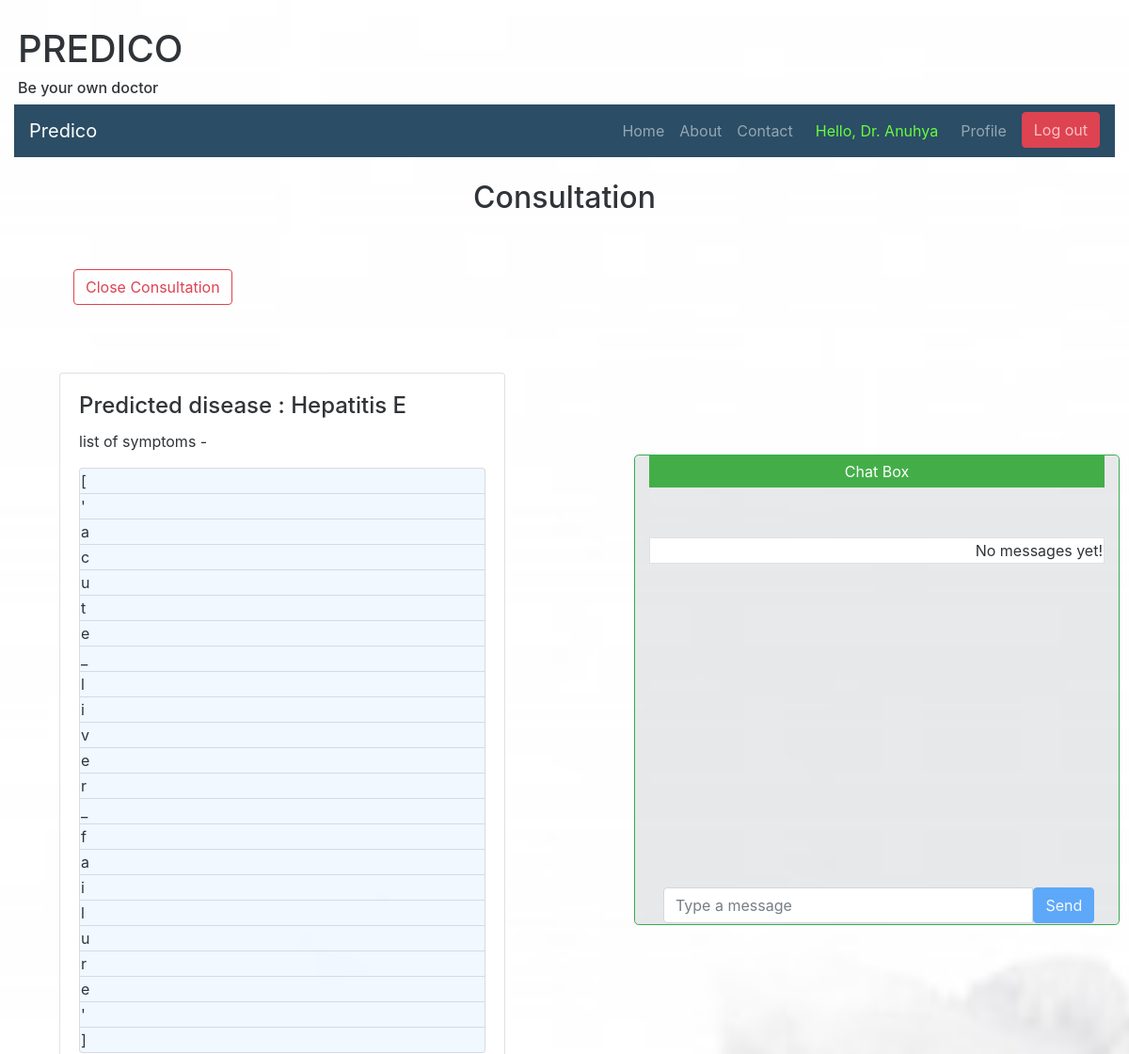
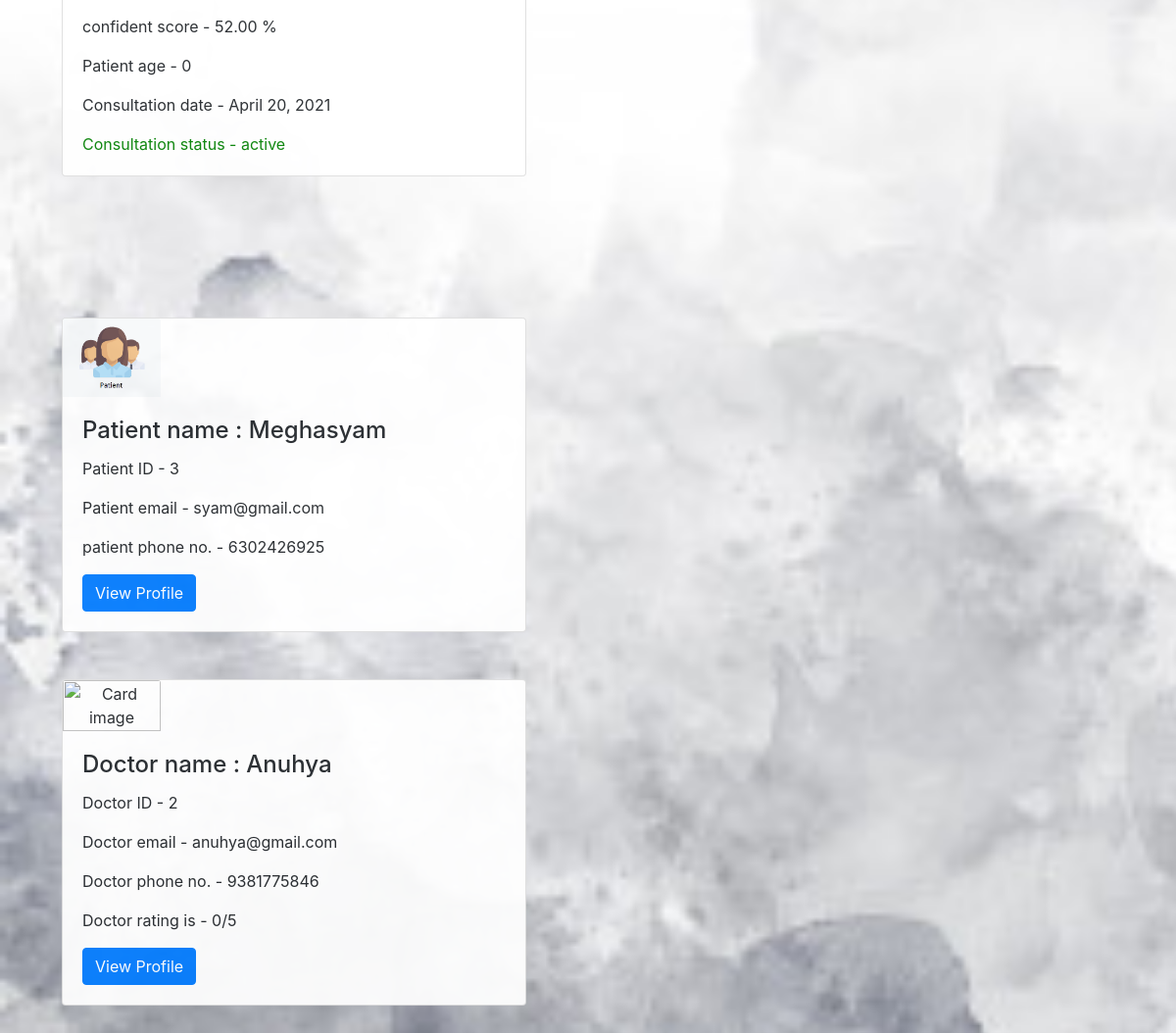
The app's page /consultationview/1 (signed in) with its own data (2 pictures, top to bottom).
### main_app/models.py (models this page shows)
class doctor(models.Model):
    user = models.OneToOneField(User, on_delete=models.CASCADE, primary_key=True)
    is_patient = models.BooleanField(default=False)
    is_doctor = models.BooleanField(default=True)
    name = models.CharField(max_length = 50)
    dob = models.DateField()
    address = models.CharField(max_length = 100)
    mobile_no = models.CharField(max_length = 15)
    gender = models.CharField(max_length = 10)
    registration_no = models.CharField(max_length = 20)
    year_of_registration = models.DateField()
    qualification = models.CharField(max_length = 20)
    State_Medical_Council = models.CharField(max_length = 30)
    specialization = models.CharField(max_length = 30)
    rating = models.IntegerField(default=0)

class consultation(models.Model):
    patient = models.ForeignKey(patient ,null=True, on_delete=models.SET_NULL)
    doctor = models.ForeignKey(doctor ,null=True, on_delete=models.SET_NULL)
    diseaseinfo = models.OneToOneField(diseaseinfo, null=True, on_delete=models.SET_NULL)
    consultation_date = models.DateField()
    status = models.CharField(max_length = 20)

class diseaseinfo(models.Model):
    patient = models.ForeignKey(patient , null=True, on_delete=models.SET_NULL)
    diseasename = models.CharField(max_length = 200)
    no_of_symp = models.IntegerField()
    symptomsname = models.CharField(max_length=200)
    confidence = models.DecimalField(max_digits=5, decimal_places=2)
    consultdoctor = models.CharField(max_length = 200)

class patient(models.Model):
    user = models.OneToOneField(User, on_delete=models.CASCADE, primary_key=True)
    is_patient = models.BooleanField(default=True)
    is_doctor = models.BooleanField(default=False)
    name = models.CharField(max_length = 50)
    dob = models.DateField()
    address = models.CharField(max_length = 100)
    mobile_no = models.CharField(max_length = 15)
    gender = models.CharField(max_length = 10)
    @property
    def age(self):
        today = date.today()
        db = self.dob
        age = today.year - db.year
        if today.month < db.month or today.month == db.month and today.day < db.day:
            age -= 1
        return age

### main_app/views.py (the view)
# urls.py: path('consultationview/<int:consultation_id>', views.consultationview , name='consultationview'),
def  consultationview(request,consultation_id):
    if request.method == 'GET':
      request.session['consultation_id'] = consultation_id
      consultation_obj = consultation.objects.get(id=consultation_id)
      return render(request,'consultation/consultation.html', {"consultation":consultation_obj })

### templates/consultation/consultation.html (shortened to what this page needs)
{% extends "basic.html" %}
{% load static %}
{% block body %}
<br><center><h2> Consultation</h2>
</center>
<br>
<div class="row">
<div class="col" >
  <div class="container mt-4 ml-5 mr-5">
          <button type="button" class="btn btn-outline-danger mb-4" data-toggle="collapse" data-target="#demo2">Close Consultation</button>
  </div>
    <div class="card mt-5 ml-5 mr-5 mb-5">
        <div class="card-body">
          <h4 class="card-title">Predicted disease : {{consultation.diseaseinfo.diseasename}}</h4>
          <p class="card-text">list of symptoms -
              <ul class="list-group" >
                {% for i in consultation.diseaseinfo.symptomsname %}
                <li class="list-group-item" style="background-color:aliceblue">{{i}}</li>
                {% endfor %}
              </ul>
          </p>
          <p class="card-text">confident score - {{consultation.diseaseinfo.confidence}} %</p>
          <p class="card-text">Patient age - {{consultation.patient.age}}</p>
          <p class="card-text">Consultation date - {{consultation.consultation_date}}</p>
          <p class="card-text" style="color: green;">Consultation status - {{consultation.status}}</p>
        </div>
    </div>
<br><br>
                            <div class="card mt-5 ml-5 mr-5 mb-5" >
                                <div class="text-center " style="width:100px">
                                    <img class="card-img-top " src="{% static 'homepage/patient.png' %}" alt="Card image" style="width:100%;">
                                </div>
                                <div class="card-body">
                                  <h4 class="card-title">Patient name : {{consultation.patient.name}}</h4>
                                  <p class="card-text">Patient ID - {{consultation.patient.user_id}}</p>
                                  <p class="card-text">Patient email - {{consultation.patient.user.email}}</p>
                                  <p class="card-text">patient phone no. - {{consultation.patient.mobile_no}}</p>
                                  <a href="{% url 'pviewprofile' consultation.patient.user.username %}" class="btn btn-primary">View Profile</a>
                                </div>
                            </div>
                                <div class="card mt-5 ml-5 mr-5 mb-5" >
                                        <div class="text-center " style="width:100px">
                                            <img class="card-img-top" src="{% static 'homepage/doctor.png' %}" alt="Card image" style="width:100%;">
                                        </div>
                                        <div class="card-body" style="display: inline-block;">
                                          <h4 class="card-title">Doctor name : {{consultation.doctor.name}}</h4>
                                          <p class="card-text">Doctor ID - {{consultation.doctor.user_id}}</p>
                                          <p class="card-text">Doctor email - {{consultation.doctor.user.email}}</p>
                                          <p class="card-text">Doctor phone no. - {{consultation.doctor.mobile_no}}</p>
                                          <p class="card-text">Doctor rating is - {{consultation.doctor.rating}}/5</p>
                                          <a href="{% url 'dviewprofile' consultation.doctor.user.username %}" class="btn btn-primary">View Profile</a>
                                        </div>
                                </div>
</div>
      <div class="col">
            <div class="container-fluid border border-success rounded-lg" id="chat_window" style="background-color: #1423301a !important;">
                                <div id="chat-body" class="panel panel-default">
                                    <center> <div class="panel-heading">Chat Box
                                             </div>  </center>
                                    <div id="msg-list-div" class="panel-body">
                                                <ul id="msg-list" class="list-group">
                                          {% include 'consultation/chat_body.html' %}
                                                </ul>
                                    </div>
                                    <br>
                                        <div id="chat-form" class="container-fluid">  {% csrf_token %}
                                            <div id="chat-bottom" class="input-group">
                                                <input type="text" id="chat-msg" name="chat-msg" class="form-control" placeholder="Type a message" />
                                            <div>
                                                    <input class="btn btn-primary" id="send" type="submit" value="Send"/>
                                        </div>
                                </div>
             </div>
</div>
</div>
{% endblock %}

### templates/basic.html (shortened to what this page needs)
﻿{% load static %}
<!doctype html>
<html lang="en">
  <head>
    <link rel="stylesheet" href="https://stackpath.bootstrapcdn.com/bootstrap/4.3.1/css/bootstrap.min.css">
    <link rel="stylesheet" href="{% static 'homepage/bootstrap/css/bootstrap.min.css' %}">
   <link rel="stylesheet" href="{% static 'homepage/bootstrap/css/bootstrap.min.css' %}">
   <link rel="stylesheet" href="{% static 'homepage/css.css' %}">
  </head>
  <body>
      <div class="container-fluid">
          <div class="page-header mt-1 mb-1 ml-1 ">
          <h1>PREDICO</h1>
          <h6>Be your own doctor </h6>
        </div>
          <nav class="navbar navbar-expand-lg navbar-dark" style="background-color: #1b405a;">
              <a class="navbar-brand" href="{% url 'home' %}">Predico </a>
              <div class="collapse navbar-collapse" id="navbarSupportedContent">
                  <ul class="navbar-nav ml-auto">
                      <li class="nav-item">
                          <a class="nav-link" href="{% url 'home' %}">Home</a>
                      </li>
                      <li class="nav-item">
                          <a class="nav-link" href="{% url 'home' %}">About</a>
                      </li>
                      <li class="nav-item">
                          <a class="nav-link" href="{% url 'home' %}">Contact</a>
                      </li>
                    {% if user.is_authenticated %}
                      {% if user.doctor  %}
                      <li class="nav-item ml-2">
                        <li class="nav-link" href="{% url 'doctor_ui' %}" style="color: rgb(91, 252, 50);">Hello, Dr. {{user.doctor.name}}</li>
                        </li>
                        <li class="nav-item ml-2">
                            <a class="nav-link" href="{% url 'doctor_ui' %}">Profile</a>
                            </li>
                      {% endif %}
                      <li class="nav-item ml-2">
      <button class="btn btn-danger btn-xs" data-toggle="modal" data-target="#logout-modal" style="color: rgb(247, 190, 188);">Log out</button>
                      </li>
                      {% endif %}
                  </ul>
              </div>
          </nav>
  {% block body %}
  {% endblock %}
</div>
</body>
</html>

### templates/consultation/consultation.html (style rules this page uses)
#chat_window { position: fixed; max-height: 500px; bottom: 4%; top: 22%; right: 10px; max-width: 43%; min-width: 43%; }
#chat-form { position: absolute; bottom: 1px; float: bottom; width: 95%; }
.panel-heading { position: relative; background-color: #35a83b; padding: 5px; margin-bottom: 5px ; color: #fff; }
.panel-body { overflow-y: scroll; max-height:400px; width: auto; top: 10px; bottom: 20px; }
body { position: relative; box-shadow: 0px 0px 20px 0px rgb(219, 218, 218) !important; background-color: #5f94c21a !important; }
.list-group-item { display: block; padding: 1px !important; }
.container { max-width:1170px; margin:auto; }
img { max-width:100%; }

### records on screen
consultation: diseaseinfo.diseasename "Hepatitis E", diseaseinfo.confidence "52.00", patient.age "0", consultation_date "April 20, 2021", status "active", patient.name "Meghasyam", patient.user_id "3", patient.user.email "syam@gmail.com", patient.mobile_no "6302426925", doctor.name "Anuhya", doctor.user_id "2", doctor.user.email "anuhya@gmail.com", doctor.mobile_no "9381775846", doctor.rating "0"

### other values on screen
{{ user.doctor.name }} "Anuhya"
{{ i }} "[" "'" "a" "c" "u" "t" "e" "_" "l" "i" "v" "e" "r" "_" "f" "a" "i" "l" "u" "r" "e" "'" "]"
